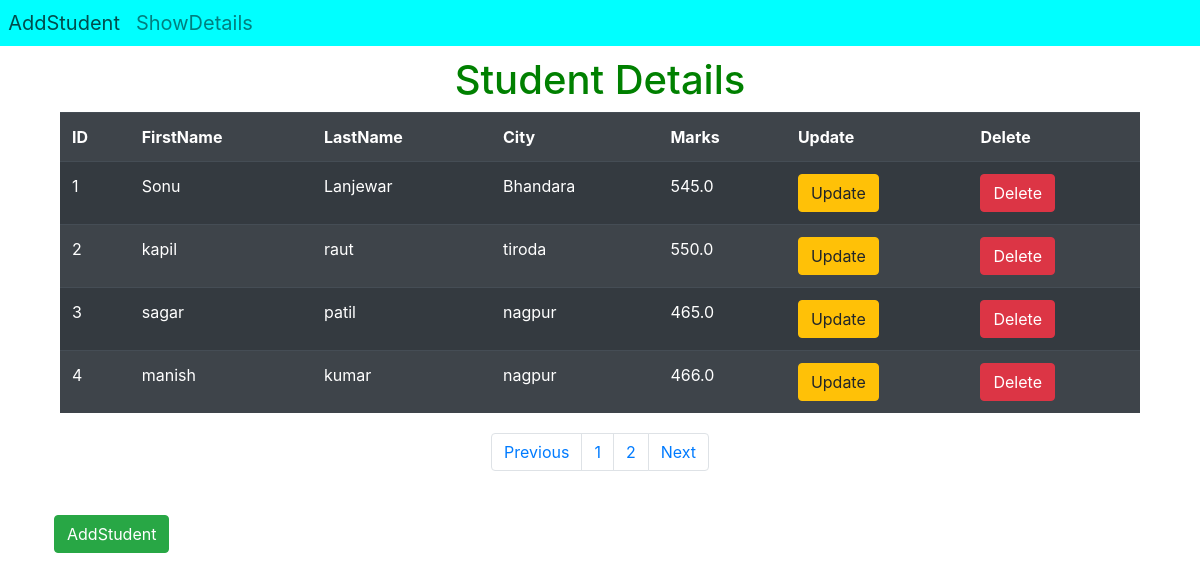
Screenshot of /student/show/ with the database file from the repository.
### StudentApp/models.py (models this page shows, shortened)
class Student(models.Model):
    fname=models.CharField(max_length=40)
    lname=models.CharField(max_length=40)
    city=models.CharField(max_length=40)
    marks=models.FloatField()

### StudentApp/views.py (the view)
# urls.py: path('show/',showStudentView,name='show_student'),
def showStudentView(request):
    student_list = Student.objects.all()
    paginator = Paginator(student_list,4)    #(object_list, per_page, orphans=0, allow_empty_first_page=True)
    page_number = request.GET.get('page')
    page_obj = paginator.get_page(page_number)
    template_name = 'StudentApp/showStudent.html'
    context = {'page_obj':page_obj}
    return render(request, template_name, context)

### template/StudentApp/showStudent.html (shortened to what this page needs)
{% extends "layoutPage.html" %}
{% block content %}
    <h1 style="text-align:center;color:green">Student Details</h1>
    <table class="table table-striped table-dark" style="width:90%;margin:auto">
        <tr >
            <th>ID</th>
            <th>FirstName</th>
            <th>LastName</th>
            <th>City</th>
            <th>Marks</th>
            <th>Update</th>
            <th>Delete</th>
        </tr>
        {% for student in page_obj %}
            <tr >
                <td>{{student.id}}</td>
                <td>{{student.fname}}</td>
                <td>{{student.lname}}</td>
                <td>{{student.city}}</td>
                <td>{{student.marks}}</td>
                <td><a href="{% url 'update_data' student.id %}"><button class="btn btn-warning">Update</button></a></td>
                <td><a href="{% url 'delete_data' student.id %}"><button class="btn btn-danger">Delete</button></a></td>
            </tr>
        {% endfor %}
    </table>
    <ul class="pagination justify-content-center" style="margin:20px 0">
      {% if page_obj.has_previous %}
        <li class="page-item"><a class="page-link" href="?page={{ page_obj.previous_page_number }}">Previous</a></li>
      {% else %}
        <li class="page-item"><a class="page-link" href="">Previous</a></li>
      {% endif %}
      {% for i in page_obj.paginator.page_range %}
        <li class="page-item"><a class="page-link" href="?page={{i}}">{{i}}</a></li>
      {% endfor %}
      {% if page_obj.has_next %}
        <li class="page-item"><a class="page-link" href="?page={{ page_obj.next_page_number }}">Next</a></li>
      {% else %}
        <li class="page-item"><a class="page-link" href="">Next</a></li>
      {% endif %}
    </ul>
    <br>
    <a  href="{% url 'add_student' %}"><button class="btn btn-success" style="margin-left:4.5%">AddStudent</button></a>
{% endblock %}

### template/layoutPage.html (shortened to what this page needs)
<!DOCTYPE html>
{% load crispy_forms_tags %}
<html lang="en">
<head>
    <link rel="stylesheet" href="https://cdn.jsdelivr.net/npm/bootstrap@4.6.1/dist/css/bootstrap.min.css">
</head>
<body  >
    <nav class="navbar navbar-expand navbar-light " style="font-size:20px;background-color:aqua;color:red;margin-bottom:10px;padding:0.2px;">
      <div class="collapse navbar-collapse" id="navbarNav">
        <ul class="navbar-nav me-auto mb-2 mb-lg-0 ">
          <li class="nav-item ">
            <a class="nav-link " href="{% url 'add_student' %}">AddStudent</a>
          </li>
          <li class="nav-item ">
            <a class="nav-link " href="{% url 'show_student' %}">ShowDetails</a>
          </li>
        </ul>
      </div>
    </nav>
    {% block content %}
    {% endblock %}
</body>
</html>

### rows the page displays
Student: id "1", fname "Sonu", lname "Lanjewar", city "Bhandara", marks "545.0"
Student: id "2", fname "kapil", lname "raut", city "tiroda", marks "550.0"
Student: id "3", fname "sagar", lname "patil", city "nagpur", marks "465.0"
Student: id "4", fname "manish", lname "kumar", city "nagpur", marks "466.0"

### other values shown
{{ i }} "1" "2"
